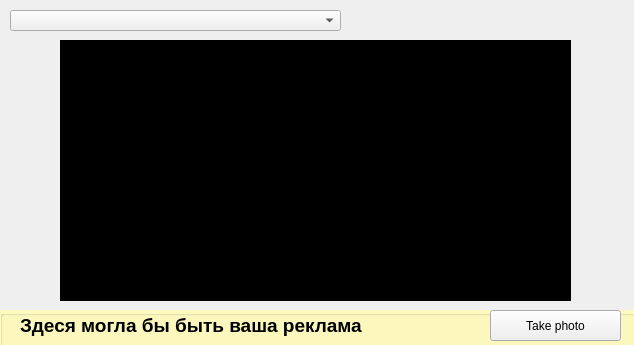
<?xml version="1.0" encoding="UTF-8"?>
<ui version="4.0">
 <class>WebCamAppClass</class>
 <widget class="QMainWindow" name="WebCamAppClass">
  <property name="geometry">
   <rect>
    <x>0</x>
    <y>0</y>
    <width>634</width>
    <height>345</height>
   </rect>
  </property>
  <property name="minimumSize">
   <size>
    <width>634</width>
    <height>345</height>
   </size>
  </property>
  <property name="maximumSize">
   <size>
    <width>634</width>
    <height>345</height>
   </size>
  </property>
  <property name="windowTitle">
   <string>WebCamApp</string>
  </property>
  <widget class="QWidget" name="centralWidget">
   <widget class="QComboBox" name="comboBox">
    <property name="geometry">
     <rect>
      <x>10</x>
      <y>10</y>
      <width>331</width>
      <height>21</height>
     </rect>
    </property>
   </widget>
   <widget class="QLabel" name="label">
    <property name="geometry">
     <rect>
      <x>20</x>
      <y>310</y>
      <width>431</width>
      <height>31</height>
     </rect>
    </property>
    <property name="font">
     <font>
      <pointsize>14</pointsize>
      <weight>75</weight>
      <bold>true</bold>
     </font>
    </property>
    <property name="text">
     <string>Здеся могла бы быть ваша реклама</string>
    </property>
   </widget>
   <widget class="QGroupBox" name="groupBox">
    <property name="geometry">
     <rect>
      <x>0</x>
      <y>310</y>
      <width>651</width>
      <height>41</height>
     </rect>
    </property>
    <property name="styleSheet">
     <string notr="true">background-color: rgb(255, 250, 190);</string>
    </property>
    <property name="title">
     <string/>
    </property>
   </widget>
   <widget class="QLabel" name="label_2">
    <property name="geometry">
     <rect>
      <x>60</x>
      <y>40</y>
      <width>511</width>
      <height>261</height>
     </rect>
    </property>
    <property name="autoFillBackground">
     <bool>false</bool>
    </property>
    <property name="styleSheet">
     <string notr="true">background-color: rgb(0, 0, 0);</string>
    </property>
    <property name="text">
     <string>TextLabel</string>
    </property>
   </widget>
   <widget class="QPushButton" name="pushButton">
    <property name="geometry">
     <rect>
      <x>490</x>
      <y>310</y>
      <width>131</width>
      <height>31</height>
     </rect>
    </property>
    <property name="text">
     <string>Take photo</string>
    </property>
   </widget>
   <zorder>groupBox</zorder>
   <zorder>comboBox</zorder>
   <zorder>label</zorder>
   <zorder>label_2</zorder>
   <zorder>pushButton</zorder>
  </widget>
 </widget>
 <layoutdefault spacing="6" margin="11"/>
 <resources>
  <include location="webcamapp.qrc"/>
 </resources>
 <connections/>
</ui>
